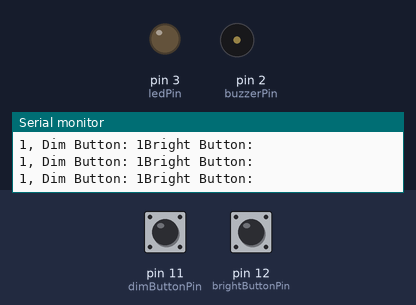
Bench run of a sketch on a simulated Arduino Uno, built with avr-gcc and run on an emulated ATmega328P. Parts: output pins drawn as LEDs (lit = HIGH), buzzer (waves = sounding, pin HIGH), the last lines printed to the serial monitor. Inputs (shaded band) come from the test bench; at power-on: pin 11 (dimButtonPin) HIGH, pin 12 (brightButtonPin) HIGH.

Above: at 1.3 s.
1.4 s: pin 11 (dimButtonPin) pulled LOW for 1 s
At 1.87 s:
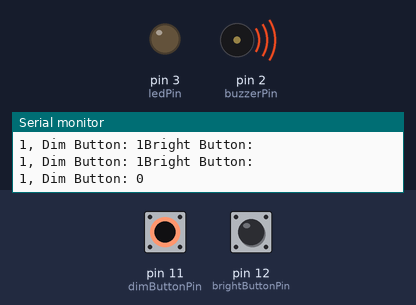
4.0 s: pin 12 (brightButtonPin) pulled LOW for 3.2 s
At 8.0 s:
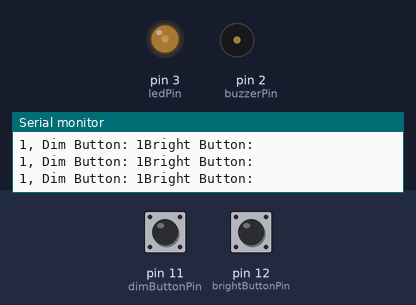
8.7 s: pin 12 (brightButtonPin) pulled LOW for 3.2 s
At 12.4 s:
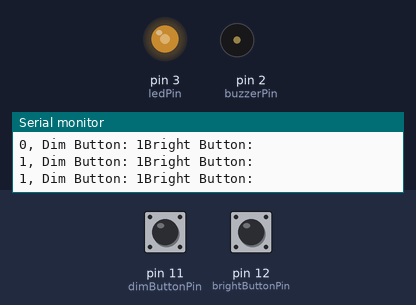
13.5 s: pin 12 (brightButtonPin) pulled LOW for 3.2 s
At 17.9 s:
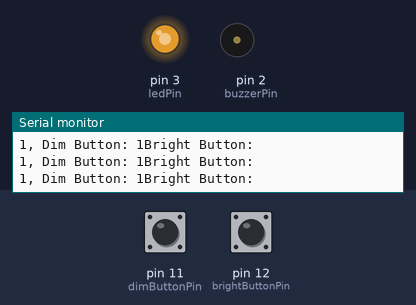
18.2 s: pin 12 (brightButtonPin) pulled LOW for 3.2 s
At 22.2 s:
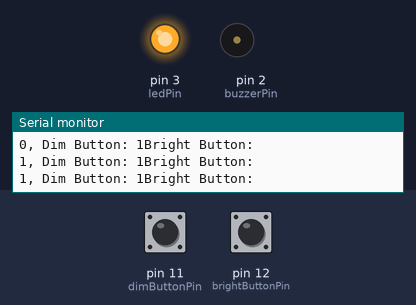
23.0 s: pin 11 (dimButtonPin) pulled LOW for 3.2 s
At 27.1 s:
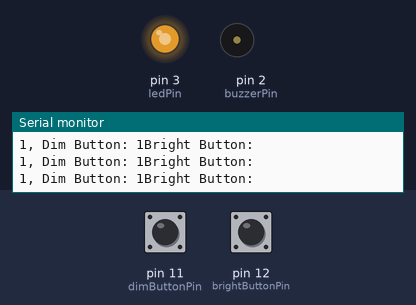
Timing chart, 0 to 28.6 s (numbered marks = the images above; inputs shaded):
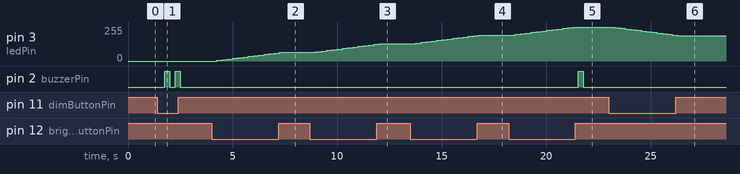

The sketch:

Lesson_29_Using_Push_Buttons_to_Create_a_Dimmable_LED.ino
```cpp
// Tutorial 29 Using Push Buttons to Create a Dimmable LED
// Uses two buttons
// When the corresponding button is pressed/held, it increments/decrements the brightness of an LED
// If maximum/minimum brightness has already been reached, it activates a buzzer to notify the operator
// For good practice, put the serial output after the logic (Would this be good practice?)

int baudRate = 9600;
int dt = 250;
int brightButtonPin = 12;
int dimButtonPin = 11;
int ledPin = 3;               // A PWM pin that can be used for writing analog values
int buzzerPin = 2;

int brightButton, dimButton;  // Holds the state of the corresponding button
int brightness = 0;           // Brightness ranges in [0, 255]

void setup() {
  Serial.begin(baudRate);
  pinMode(brightButtonPin, INPUT);
  pinMode(dimButtonPin, INPUT);
  pinMode(ledPin, OUTPUT);
  pinMode(buzzerPin, OUTPUT);
}

void loop() {
  // Read the state of the buttons
  brightButton = digitalRead(brightButtonPin);
  dimButton = digitalRead(dimButtonPin);

  // Output the state of the buttons to the Serial Monitor
  Serial.println("Bright Button: ");
  Serial.print(brightButton);
  Serial.print(", ");
  Serial.print("Dim Button: ");
  Serial.print(dimButton);

  delay(dt);

  // If the button used to increase brightness is pressed
  // and is below the maximum brightness
  // increase the brightness by 5
  // Else if the maximum brightness has been reached
  // Sound the buzzer!
  if (!brightButton)
    if (brightness < 255)
      brightness += 5;
    else {
      digitalWrite(buzzerPin, HIGH);
      delay(dt);
      digitalWrite(buzzerPin, LOW);
    }

   if (!dimButton)
    if (brightness > 0)
      brightness -= 5;
    else {
      digitalWrite(buzzerPin, HIGH);
      delay(dt);
      digitalWrite(buzzerPin, LOW);
    }

   // Write the brightness value to the LED
   analogWrite(ledPin, brightness);

}
```

Measured:
- after the input at 1.4 s, pin 2 (buzzerPin): alternates HIGH for 0.25 s and LOW for 0.25 s, 4 changes in all, then stays LOW, starting after 0.35 s
- after the input at 4.0 s, pin 3 (ledPin): moves from 0/255 to 65/255 over 3.0 s, starting after 0.26 s
- after the input at 8.7 s, pin 3 (ledPin): moves from 65/255 to 130/255 over 3.0 s, starting after 0.31 s
- after the input at 13.5 s, pin 3 (ledPin): moves from 130/255 to 195/255 over 3.0 s, starting after 0.27 s
- after the input at 18.2 s, pin 3 (ledPin): moves from 195/255 to 255/255 over 2.8 s, starting after 0.33 s; pin 2 (buzzerPin): LOW → HIGH after 3.3 s, → LOW 0.25 s later
- after the input at 23.0 s, pin 3 (ledPin): moves from 255/255 to 190/255 over 3.0 s, starting after 0.29 s
